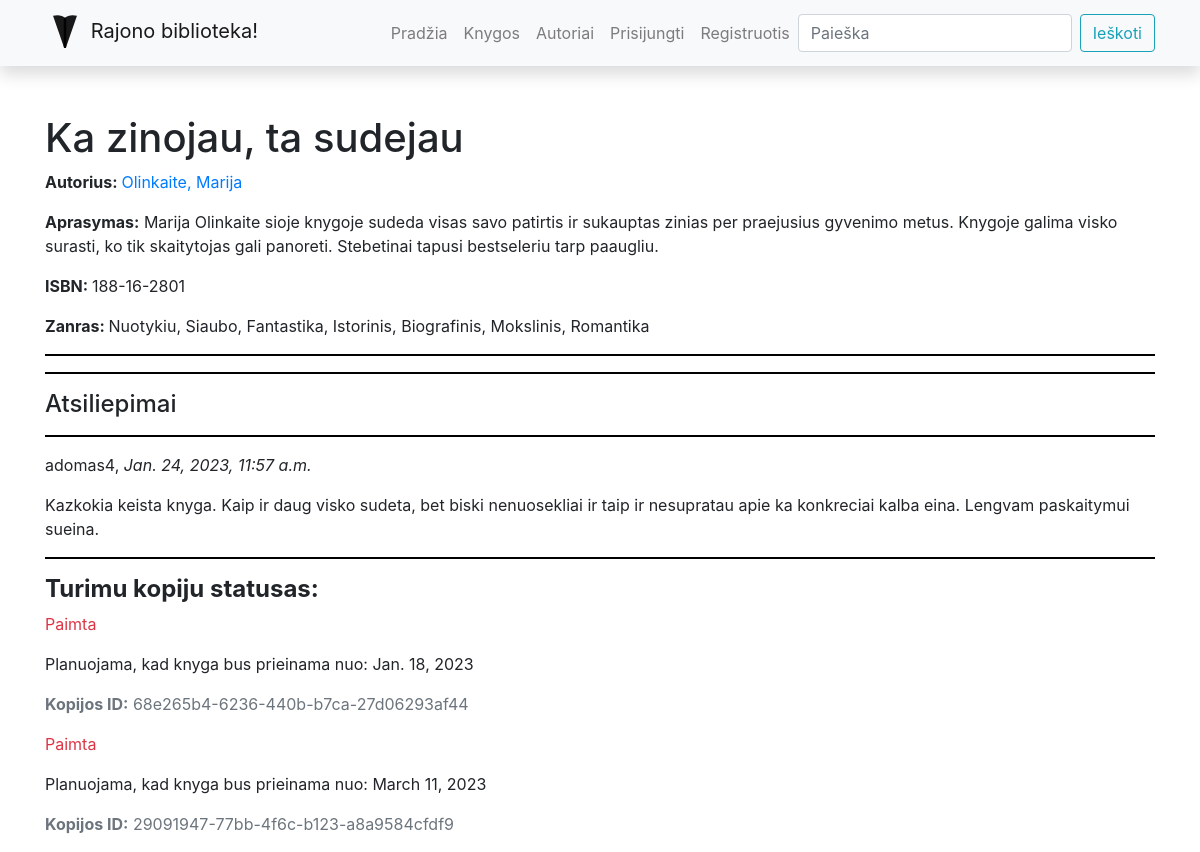
Page /library/books/6 on the earlier database version.
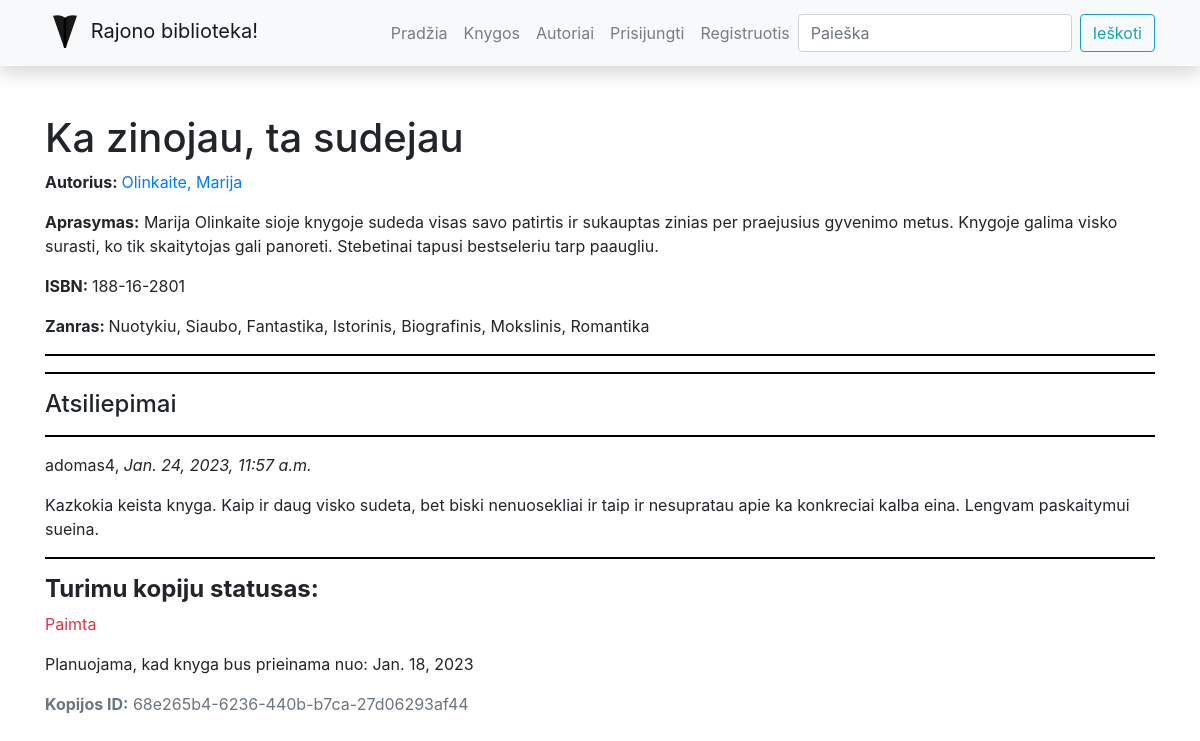
Same page on the later database version.
### library/models.py (models this page shows, shortened)
class BookReview(models.Model):
    book = models.ForeignKey('Book', on_delete=models.SET_NULL, null=True, blank=True)
    reviewer = models.ForeignKey(User, on_delete=models.SET_NULL, null=True, blank=True)
    date_created = models.DateTimeField(auto_now_add=True)
    content = models.TextField('Atsiliepimas', max_length=2000)

class BookInstance(models.Model):
    id = models.UUIDField(primary_key=True, default=uuid.uuid4, help_text='Unikalus knygos kopijos ID')
    book = models.ForeignKey('Book', on_delete=models.SET_NULL, null=True)
    due_back = models.DateField('Bus prieinama', null=True, blank=True)
    LOAN_STATUS = (
        ('a', 'Administruojama'),
        ('p', 'Paimta'),
        ('g', 'Galima paimti'),
        ('r', 'Rezervuota')
    )
    status = models.CharField(
        max_length=1,
        choices=LOAN_STATUS,
        blank=True,
        default='a',
        help_text='Status'
    )
    reader = models.ForeignKey(User, on_delete=models.SET_NULL, null=True, blank=True)
    class Meta:
        ordering = ['due_back']

### library/views.py (the view, shortened to what this page needs)
# urls.py: path('books/<int:pk>', views.BookDetailView.as_view(), name='book-detail'),
class BookDetailView(FormMixin, generic.DetailView):
    model = Book  # automatiskai sukuriamas kintamasis Book -> book
    template_name = 'book_detail_styled.html'  # nurodome is kur ims apipavidalinima internete
    form_class = BookReviewForm
    class Meta:
        ordering = ['title']

### library/forms.py
class BookReviewForm(forms.ModelForm):
    class Meta:
        model = BookReview
        fields = ('content', 'book', 'reviewer')
        widgets = {'book': forms.HiddenInput(), 'reviewer': forms.HiddenInput()}

### library/models.py (called while the page is built)
    def __str__(self):
        return self.name

    def __str__(self):
        return f'{self.last_name}, {self.first_name}'

### library/templates/book_detail_styled.html (shortened to what this page needs)
{% extends "base.html" %}
{% block content %}
<h1>{{book.title}}</h1>
<p><b>Autorius: </b><a href="{% url 'author-detail' book.author.id %}"> {{book.author}}</a></p>
<p><b>Aprasymas:</b> {{book.summary}}</p>
<p><b>ISBN: </b>{{book.isbn}}</p>
<p><b>Zanras: </b>{{book.genre.all|join:", "}}</p>
<hr>
<hr>
<h4>Atsiliepimai</h4>
{% if book.bookreview_set.all %}
{% for book_review_obj in book.bookreview_set.all %}
<hr>
<p>{{book_review_obj.reviewer}}, <em>{{book_review_obj.date_created}}</em></p>
<p>{{book_review_obj.content}}</p>
{% endfor %}
{% else %}
<p>Knyga neturi atsiliepimu</p>
{% endif %}
<hr>
<h4><b>Turimu kopiju statusas: </b></h4>
{% for book_inst_obj in book.bookinstance_set.all %}
<p class="{% if book_inst_obj.status == 'g' %}text-success
{% elif book_inst_obj.status == 'p' %}text-danger
{% else %}text-warning
{% endif %}">{{book_inst_obj.get_status_display}}</p>
{% if book_inst_obj.status != 'g'%}
<p>Planuojama, kad knyga bus prieinama nuo: {{book_inst_obj.due_back}}</p>
{% endif %}
<p class="text-muted"><strong>Kopijos ID:</strong> {{book_inst_obj.id}}</p>
{%endfor%}
{% endblock %}

Differences in the rows shown:
removed BookInstance: status "Paimta", due_back "March 11, 2023", id "29091947-77bb-4f6c-b123-a8a9584cfdf9"
